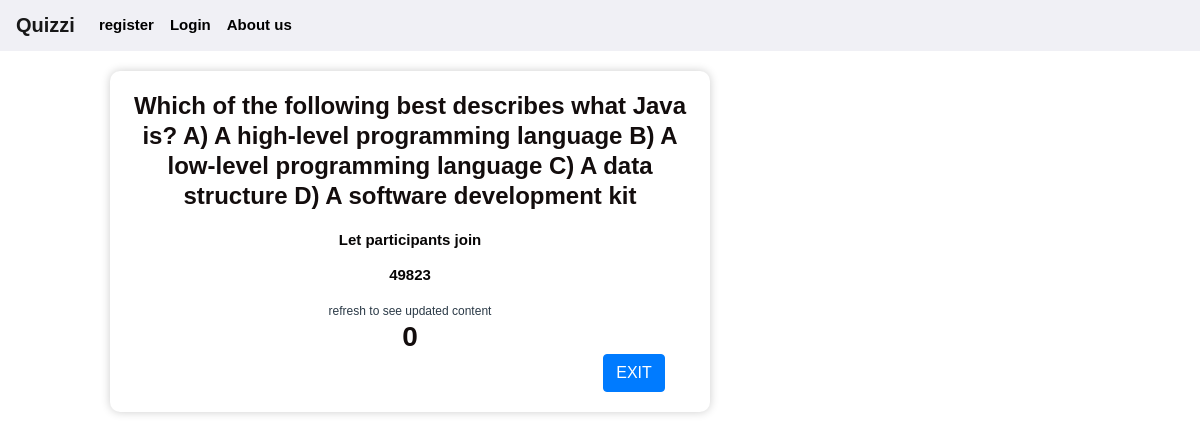
Screenshot of /start_live_quiz/88 with the database file from the repository.
### quiz/models.py (models this page shows, shortened)
class Quiz(db.Model):
    id = db.Column(db.Integer, primary_key=True)
    class_id = db.Column(db.Integer, db.ForeignKey('class.id'))
    quiz_code = db.Column(db.String(5), nullable=False, unique=True)
    title = db.Column(db.String(100), nullable=False)
    timer = db.Column(db.Integer)
    questions = db.relationship('Question', backref='quiz', lazy=True)
    options = db.relationship('Option', backref='quiz', lazy=True)

class LiveQuiz(db.Model):
    id = db.Column(db.Integer, primary_key=True, autoincrement=True)
    quiz_id = db.Column(db.Integer, db.ForeignKey('quiz.id'), nullable=False)
    quiz_code = db.Column(db.String(5), nullable=False)
    class_id = db.Column(db.Integer, db.ForeignKey('class.id'), nullable=True)
    creator_id = db.Column(db.Integer, db.ForeignKey('user.id'), nullable=False)
    datetime = db.Column(db.DateTime, nullable=False)

### quiz/quiz/routes.py (the view)
@app.route('/start_live_quiz/<int:quiz_id>', methods=['GET','POST'])
def start_live_quiz(quiz_id):
    livequiz = LiveQuiz.query.filter_by(quiz_id=quiz_id).first()
    quiz = Quiz.query.get_or_404(quiz_id)
    session['quiz_id'] = quiz.id
    students_in_quiz  = [student for student in student_details if student['quiz_id'] == quiz_id]
    image_file = url_for('static', filename='profiles/' + 'participant.png')
    participants = len(students_in_quiz)
    return render_template('startlivequiz.html',image_file=image_file,livequiz=livequiz,quiztitle=quiz.title,students_in_quiz=students_in_quiz, participants=participants, current_user=current_user)

### run.py (called while the page is built)
@app.before_request
def add_tab_identifier():
    if 'tab_id' not in session:
        session['tab_id'] = str(uuid.uuid4())

### quiz/templates/startlivequiz.html (shortened to what this page needs)
{% extends "layout.html" %}
{% block content %}
<div class="quiz-room">
    <h1>{{ quiztitle }}</h1>
    <p>Let participants join <p name="quiz_code">{{ livequiz.quiz_code }}</p></p>
    <small>refresh to see updated content</small>
<h4 id="participant_count">{{participants}}</h4>
<a href="{{url_for('exit_quiz')}}" class="btn btn-primary" id="exitquiz">EXIT</a>
</div>
{% endblock content %}

### quiz/static/style.css (style rules this page uses)
h1, h2, h3, h4, h5, h6 { color: #130d0d; line-height: 1.25; font-size: 28px; font-weight: bold; margin: 0; }
p { color: #070505; }
body { font-family: Arial, sans-serif; background-color: #fff; padding: 0; margin-top: 20px; }
.quiz-room { text-align: center; margin: 20px auto; left: 10px; padding: 20px; background-color: #fff; border-radius: 10px; box-shadow: 0 0 10px rgba(0, 0, 0, 0.2); max-width: 600px; }
h1 { font-size: 24px; margin-bottom: 20px; }
#exitquiz { margin-left: 80%; }

### quiz/templates/layout.html (style rules this page uses)
body { color: #2b3a47; line-height: 1.25; font-size: 15px; font-weight: bold; margin: 0; }

### rows the page displays
Quiz: title "Which of the following best describes what Java is? A) A high-level programming language B) A low-level programming language C) A data structure D) A software development kit"
LiveQuiz: quiz_code "49823"

### other values shown
{{ participants }} "0"
